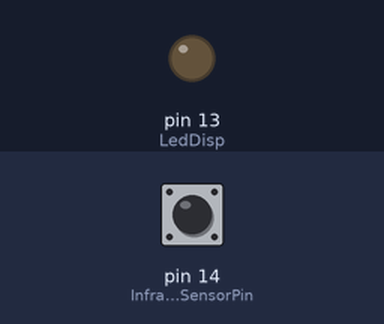
Simulated run of this sketch. Board: Arduino Uno, built with avr-gcc and run on an emulated ATmega328P. Parts: output pins drawn as LEDs (lit = HIGH). Inputs (shaded band) come from the test bench; at power-on: pin 14 (InfraredSensorPin) HIGH. What the sketch prints to the serial monitor is not drawn.

Above: at 1.2 s.
1.3 s: pin 14 (InfraredSensorPin) driven LOW
At 2.5 s:
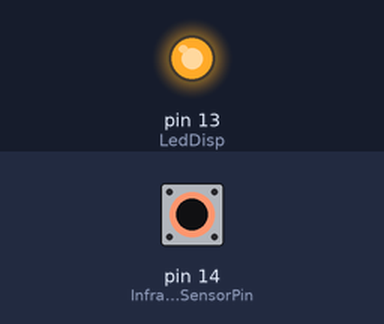
2.8 s: pin 14 (InfraredSensorPin) driven HIGH
At 3.4 s:
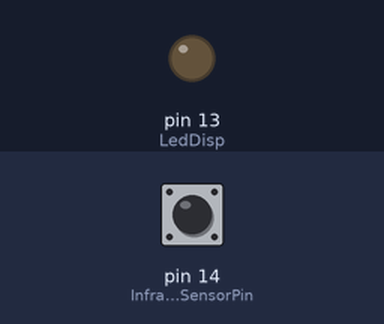
4.3 s: pin 14 (InfraredSensorPin) pulsed LOW 5 times (0.12 s each, 0.3 s apart)
At 4.74 s:
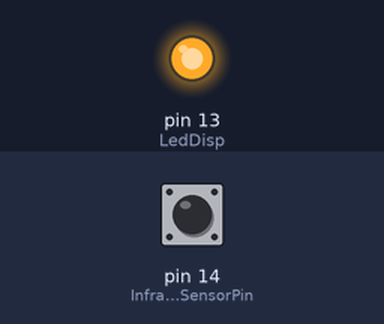
Timing chart, 0 to 7.3 s (numbered marks = the images above; inputs shaded):
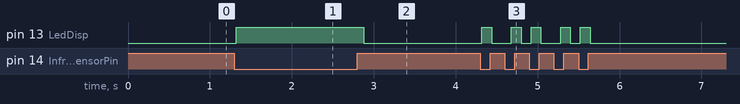

Measured:
- after the input at 1.3 s, pin 13 (LedDisp): LOW → HIGH at once
- after the input at 2.8 s, pin 13 (LedDisp): HIGH → LOW after 0.08 s
- after the input at 4.3 s, pin 13 (LedDisp): LOW → HIGH at once, then repeats every 0.60 s: LOW 0.24 s, HIGH 0.12 s, LOW 0.12 s, HIGH 0.12 s, until it stays LOW from 5.6 s

The sketch:

xerkit-basketball-arcade-arduino.ino
```cpp
const int InfraredSensorPin = 14;//Connect the signal pin to the digital pin 4
const int LedDisp = 13;

void setup()
{
  Serial.begin(9600);
  pinMode(InfraredSensorPin,INPUT);
  pinMode(LedDisp,OUTPUT);
  digitalWrite(LedDisp,LOW);
}

void loop()
{
  if(digitalRead(InfraredSensorPin) == LOW)  digitalWrite(LedDisp,HIGH);
  else  digitalWrite(LedDisp,LOW);

  if(digitalRead(InfraredSensorPin) == 0) {
    Serial.print("A");
  }
  delay(120);
}
```
